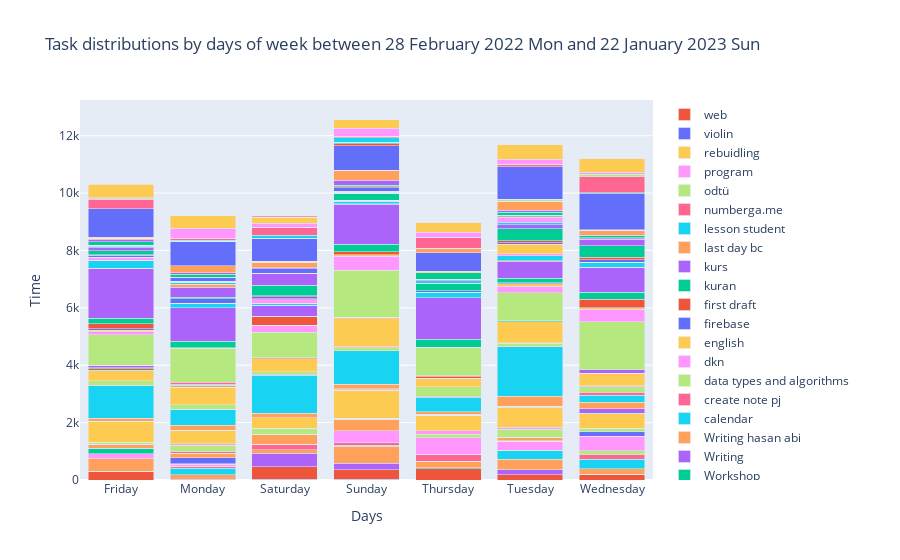

The notebook cell this image was saved under:
### Code cell
max_dates = days_sns.sum(axis=1).index
get_max = days_sns.loc[max_dates]
get_max = get_max.loc[:, (get_max != 0).any(axis=0)]

fig = go.Figure(data=[go.Bar(x=get_max.index, y=get_max[col], name=col) for col in get_max.columns])
fig.update_layout(barmode='stack', xaxis_title='Days', yaxis_title='Time',
                  title=f"Task distributions by days of week between {strf_start_date} and {strf_end_date}")
fig.update_layout(hovermode='x unified')
fig.show()

### Figure 1 — Plotly figure (JSON) as saved in the notebook; plotly's stock layout.template omitted (floating-point values rounded to 4 significant figures)
{"data": [{"name": "A weird problem ..", "type": "bar", "x": ["Friday", "Monday", "Saturday", "Sunday", "Thursday", "Tuesday", "Wednesday"], "y": [0, 0, 25, 25, 0, 0, 0]}, {"name": "B & C", "type": "bar", "x": ["Friday", "Monday", "Saturday", "Sunday", "Thursday", "Tuesday", "Wednesday"], "y": [313, 0, 434, 333, 400, 175, 199]}, {"name": "Bootstrap", "type": "bar", "x": ["Friday", "Monday", "Saturday", "Sunday", "Thursday", "Tuesday", "Wednesday"], "y": [0, 0, 0, 0, 25, 0, 0]}, {"name": "CS885", "type": "bar", "x": ["Friday", "Monday", "Saturday", "Sunday", "Thursday", "Tuesday", "Wednesday"], "y": [0, 35, 475, 227, 0, 189, 0]}, {"name": "Chinese", "type": "bar", "x": ["Friday", "Monday", "Saturday", "Sunday", "Thursday", "Tuesday", "Wednesday"], "y": [425, 148, 125, 593, 222, 355, 192]}, {"name": "Data analysis", "type": "bar", "x": ["Friday", "Monday", "Saturday", "Sunday", "Thursday", "Tuesday", "Wednesday"], "y": [0, 232, 0, 25, 0, 300, 325]}, {"name": "Documantation", "type": "bar", "x": ["Friday", "Monday", "Saturday", "Sunday", "Thursday", "Tuesday", "Wednesday"], "y": [0, 58, 163, 95, 251, 0, 166]}, {"name": "Drone simulation", "type": "bar", "x": ["Friday", "Monday", "Saturday", "Sunday", "Thursday", "Tuesday", "Wednesday"], "y": [0, 0, 0, 0, 0, 25, 141]}, {"name": "Eng revision", "type": "bar", "x": ["Friday", "Monday", "Saturday", "Sunday", "Thursday", "Tuesday", "Wednesday"], "y": [175, 75, 25, 425, 569, 304, 507]}, {"name": "Excel", "type": "bar", "x": ["Friday", "Monday", "Saturday", "Sunday", "Thursday", "Tuesday", "Wednesday"], "y": [0, 25, 0, 0, 0, 0, 0]}, {"name": "Figma", "type": "bar", "x": ["Friday", "Monday", "Saturday", "Sunday", "Thursday", "Tuesday", "Wednesday"], "y": [0, 194, 0, 0, 0, 0, 151]}, {"name": "Folder edit vs", "type": "bar", "x": ["Friday", "Monday", "Saturday", "Sunday", "Thursday", "Tuesday", "Wednesday"], "y": [0, 0, 0, 0, 0, 25, 0]}, {"name": "Game css", "type": "bar", "x": ["Friday", "Monday", "Saturday", "Sunday", "Thursday", "Tuesday", "Wednesday"], "y": [175, 0, 0, 0, 0, 0, 0]}, {"name": "General", "type": "bar", "x": ["Friday", "Monday", "Saturday", "Sunday", "Thursday", "Tuesday", "Wednesday"], "y": [25, 0, 0, 0, 0, 0, 0]}, {"name": "HTML, CSS, Flexbox & Bootstrap", "type": "bar", "x": ["Friday", "Monday", "Saturday", "Sunday", "Thursday", "Tuesday", "Wednesday"], "y": [125, 163, 325, 400, 0, 125, 3]}, {"name": "Handwriting", "type": "bar", "x": ["Friday", "Monday", "Saturday", "Sunday", "Thursday", "Tuesday", "Wednesday"], "y": [0, 0, 25, 0, 0, 0, 0]}, {"name": "How I learn languages", "type": "bar", "x": ["Friday", "Monday", "Saturday", "Sunday", "Thursday", "Tuesday", "Wednesday"], "y": [0, 50, 0, 25, 0, 0, 0]}, {"name": "IELTS", "type": "bar", "x": ["Friday", "Monday", "Saturday", "Sunday", "Thursday", "Tuesday", "Wednesday"], "y": [85, 227, 202, 0, 133, 275, 125]}, {"name": "IELTS reading", "type": "bar", "x": ["Friday", "Monday", "Saturday", "Sunday", "Thursday", "Tuesday", "Wednesday"], "y": [0, 60, 0, 0, 110, 60, 0]}, {"name": "Javascript", "type": "bar", "x": ["Friday", "Monday", "Saturday", "Sunday", "Thursday", "Tuesday", "Wednesday"], "y": [728, 473, 364, 976, 550, 705, 505]}, {"name": "Khan Academy", "type": "bar", "x": ["Friday", "Monday", "Saturday", "Sunday", "Thursday", "Tuesday", "Wednesday"], "y": [0, 0, 0, 0, 0, 25, 0]}, {"name": "Learn  HTML & CSS", "type": "bar", "x": ["Friday", "Monday", "Saturday", "Sunday", "Thursday", "Tuesday", "Wednesday"], "y": [0, 0, 0, 42, 0, 0, 0]}, {"name": "Listening podcast / news…", "type": "bar", "x": ["Friday", "Monday", "Saturday", "Sunday", "Thursday", "Tuesday", "Wednesday"], "y": [0, 0, 0, 7, 25, 0, 15]}, {"name": "Local storage", "type": "bar", "x": ["Friday", "Monday", "Saturday", "Sunday", "Thursday", "Tuesday", "Wednesday"], "y": [0, 0, 0, 0, 0, 0, 150]}, {"name": "MATH 115", "type": "bar", "x": ["Friday", "Monday", "Saturday", "Sunday", "Thursday", "Tuesday", "Wednesday"], "y": [100, 165, 164, 169, 100, 357, 225]}, {"name": "MATH 153", "type": "bar", "x": ["Friday", "Monday", "Saturday", "Sunday", "Thursday", "Tuesday", "Wednesday"], "y": [1129, 561, 1329, 1169, 500, 1719, 246]}, {"name": "MATLAB Onramp", "type": "bar", "x": ["Friday", "Monday", "Saturday", "Sunday", "Thursday", "Tuesday", "Wednesday"], "y": [26, 0, 25, 0, 34, 25, 106]}, {"name": "MTR-2", "type": "bar", "x": ["Friday", "Monday", "Saturday", "Sunday", "Thursday", "Tuesday", "Wednesday"], "y": [150, 150, 91, 100, 327, 100, 200]}, {"name": "Mail", "type": "bar", "x": ["Friday", "Monday", "Saturday", "Sunday", "Thursday", "Tuesday", "Wednesday"], "y": [0, 0, 0, 25, 0, 25, 25]}, {"name": "Math 111", "type": "bar", "x": ["Friday", "Monday", "Saturday", "Sunday", "Thursday", "Tuesday", "Wednesday"], "y": [350, 591, 456, 992, 303, 735, 434]}, {"name": "Math problem", "type": "bar", "x": ["Friday", "Monday", "Saturday", "Sunday", "Thursday", "Tuesday", "Wednesday"], "y": [25, 0, 0, 0, 0, 0, 0]}, {"name": "MathWorks", "type": "bar", "x": ["Friday", "Monday", "Saturday", "Sunday", "Thursday", "Tuesday", "Wednesday"], "y": [50, 0, 0, 0, 50, 0, 0]}, {"name": "Medium", "type": "bar", "x": ["Friday", "Monday", "Saturday", "Sunday", "Thursday", "Tuesday", "Wednesday"], "y": [25, 25, 0, 0, 0, 25, 0]}, {"name": "Mock Exam revision", "type": "bar", "x": ["Friday", "Monday", "Saturday", "Sunday", "Thursday", "Tuesday", "Wednesday"], "y": [100, 0, 0, 0, 0, 0, 125]}, {"name": "Niyet mektubu", "type": "bar", "x": ["Friday", "Monday", "Saturday", "Sunday", "Thursday", "Tuesday", "Wednesday"], "y": [0, 75, 0, 50, 0, 0, 0]}, {"name": "NoSql", "type": "bar", "x": ["Friday", "Monday", "Saturday", "Sunday", "Thursday", "Tuesday", "Wednesday"], "y": [0, 25, 0, 0, 0, 0, 0]}, {"name": "Numpy", "type": "bar", "x": ["Friday", "Monday", "Saturday", "Sunday", "Thursday", "Tuesday", "Wednesday"], "y": [0, 75, 25, 0, 42, 0, 0]}, {"name": "PHYS 111", "type": "bar", "x": ["Friday", "Monday", "Saturday", "Sunday", "Thursday", "Tuesday", "Wednesday"], "y": [1054, 1186, 893, 1640, 990, 983, 1668]}, {"name": "Page reload case", "type": "bar", "x": ["Friday", "Monday", "Saturday", "Sunday", "Thursday", "Tuesday", "Wednesday"], "y": [100, 25, 250, 486, 0, 225, 450]}, {"name": "Personal statement", "type": "bar", "x": ["Friday", "Monday", "Saturday", "Sunday", "Thursday", "Tuesday", "Wednesday"], "y": [56, 0, 0, 50, 0, 90, 50]}, {"name": "Preparing", "type": "bar", "x": ["Friday", "Monday", "Saturday", "Sunday", "Thursday", "Tuesday", "Wednesday"], "y": [60, 0, 0, 0, 0, 25, 0]}, {"name": "Programming", "type": "bar", "x": ["Friday", "Monday", "Saturday", "Sunday", "Thursday", "Tuesday", "Wednesday"], "y": [175, 0, 309, 100, 0, 0, 300]}, {"name": "Python", "type": "bar", "x": ["Friday", "Monday", "Saturday", "Sunday", "Thursday", "Tuesday", "Wednesday"], "y": [191, 214, 6, 267, 281, 162, 229]}, {"name": "React", "type": "bar", "x": ["Friday", "Monday", "Saturday", "Sunday", "Thursday", "Tuesday", "Wednesday"], "y": [1738, 1167, 376, 1390, 1444, 575, 876]}, {"name": "Read news", "type": "bar", "x": ["Friday", "Monday", "Saturday", "Sunday", "Thursday", "Tuesday", "Wednesday"], "y": [0, 0, 0, 25, 0, 25, 0]}, {"name": "Reading", "type": "bar", "x": ["Friday", "Monday", "Saturday", "Sunday", "Thursday", "Tuesday", "Wednesday"], "y": [255, 155, 50, 85, 195, 175, 175]}, {"name": "Router", "type": "bar", "x": ["Friday", "Monday", "Saturday", "Sunday", "Thursday", "Tuesday", "Wednesday"], "y": [25, 0, 0, 0, 0, 0, 0]}, {"name": "SAP", "type": "bar", "x": ["Friday", "Monday", "Saturday", "Sunday", "Thursday", "Tuesday", "Wednesday"], "y": [0, 0, 25, 25, 0, 0, 0]}, {"name": "Simulink", "type": "bar", "x": ["Friday", "Monday", "Saturday", "Sunday", "Thursday", "Tuesday", "Wednesday"], "y": [100, 0, 150, 10, 0, 77, 0]}, {"name": "Stateflow", "type": "bar", "x": ["Friday", "Monday", "Saturday", "Sunday", "Thursday", "Tuesday", "Wednesday"], "y": [0, 0, 0, 0, 0, 324, 0]}, {"name": "Study Reading", "type": "bar", "x": ["Friday", "Monday", "Saturday", "Sunday", "Thursday", "Tuesday", "Wednesday"], "y": [80, 160, 70, 0, 50, 60, 90]}, {"name": "Study Speaking", "type": "bar", "x": ["Friday", "Monday", "Saturday", "Sunday", "Thursday", "Tuesday", "Wednesday"], "y": [3, 0, 42, 0, 0, 75, 84]}, {"name": "Study Writing Task 1", "type": "bar", "x": ["Friday", "Monday", "Saturday", "Sunday", "Thursday", "Tuesday", "Wednesday"], "y": [150, 60, 366, 230, 233, 408, 403]}, {"name": "Study Writing Task 2", "type": "bar", "x": ["Friday", "Monday", "Saturday", "Sunday", "Thursday", "Tuesday", "Wednesday"], "y": [100, 347, 410, 0, 25, 140, 210]}, {"name": "Study paraphrase", "type": "bar", "x": ["Friday", "Monday", "Saturday", "Sunday", "Thursday", "Tuesday", "Wednesday"], "y": [0, 100, 0, 0, 0, 0, 0]}, {"name": "Sudy Listening", "type": "bar", "x": ["Friday", "Monday", "Saturday", "Sunday", "Thursday", "Tuesday", "Wednesday"], "y": [35, 73, 0, 42, 90, 69, 0]}, {"name": "Topoloji", "type": "bar", "x": ["Friday", "Monday", "Saturday", "Sunday", "Thursday", "Tuesday", "Wednesday"], "y": [0, 0, 0, 0, 25, 0, 0]}, {"name": "Tree", "type": "bar", "x": ["Friday", "Monday", "Saturday", "Sunday", "Thursday", "Tuesday", "Wednesday"], "y": [0, 25, 0, 0, 0, 0, 0]}, {"name": "Violin Course", "type": "bar", "x": ["Friday", "Monday", "Saturday", "Sunday", "Thursday", "Tuesday", "Wednesday"], "y": [50, 0, 6, 40, 0, 185, 25]}, {"name": "Vocabulary", "type": "bar", "x": ["Friday", "Monday", "Saturday", "Sunday", "Thursday", "Tuesday", "Wednesday"], "y": [0, 0, 0, 0, 0, 25, 0]}, {"name": "Web- notion  Design", "type": "bar", "x": ["Friday", "Monday", "Saturday", "Sunday", "Thursday", "Tuesday", "Wednesday"], "y": [0, 150, 165, 125, 25, 60, 50]}, {"name": "Week 1", "type": "bar", "x": ["Friday", "Monday", "Saturday", "Sunday", "Thursday", "Tuesday", "Wednesday"], "y": [0, 0, 0, 25, 0, 0, 0]}, {"name": "Workshop", "type": "bar", "x": ["Friday", "Monday", "Saturday", "Sunday", "Thursday", "Tuesday", "Wednesday"], "y": [125, 100, 0, 50, 225, 100, 62]}, {"name": "Writing", "type": "bar", "x": ["Friday", "Monday", "Saturday", "Sunday", "Thursday", "Tuesday", "Wednesday"], "y": [70, 50, 35, 180, 0, 75, 25]}, {"name": "Writing hasan abi", "type": "bar", "x": ["Friday", "Monday", "Saturday", "Sunday", "Thursday", "Tuesday", "Wednesday"], "y": [50, 242, 175, 325, 0, 311, 167]}, {"name": "calendar", "type": "bar", "x": ["Friday", "Monday", "Saturday", "Sunday", "Thursday", "Tuesday", "Wednesday"], "y": [0, 0, 0, 25, 0, 0, 0]}, {"name": "create note pj", "type": "bar", "x": ["Friday", "Monday", "Saturday", "Sunday", "Thursday", "Tuesday", "Wednesday"], "y": [0, 0, 50, 0, 0, 0, 0]}, {"name": "data types and algorithms", "type": "bar", "x": ["Friday", "Monday", "Saturday", "Sunday", "Thursday", "Tuesday", "Wednesday"], "y": [0, 0, 0, 0, 0, 50, 0]}, {"name": "dkn", "type": "bar", "x": ["Friday", "Monday", "Saturday", "Sunday", "Thursday", "Tuesday", "Wednesday"], "y": [0, 0, 0, 0, 0, 25, 0]}, {"name": "english", "type": "bar", "x": ["Friday", "Monday", "Saturday", "Sunday", "Thursday", "Tuesday", "Wednesday"], "y": [45, 0, 0, 0, 50, 0, 25]}, {"name": "firebase", "type": "bar", "x": ["Friday", "Monday", "Saturday", "Sunday", "Thursday", "Tuesday", "Wednesday"], "y": [989, 869, 777, 849, 650, 1125, 1242]}, {"name": "first draft", "type": "bar", "x": ["Friday", "Monday", "Saturday", "Sunday", "Thursday", "Tuesday", "Wednesday"], "y": [0, 0, 0, 75, 0, 0, 0]}, {"name": "kuran", "type": "bar", "x": ["Friday", "Monday", "Saturday", "Sunday", "Thursday", "Tuesday", "Wednesday"], "y": [0, 0, 0, 25, 0, 0, 0]}, {"name": "kurs", "type": "bar", "x": ["Friday", "Monday", "Saturday", "Sunday", "Thursday", "Tuesday", "Wednesday"], "y": [0, 0, 25, 25, 0, 0, 0]}, {"name": "last day bc", "type": "bar", "x": ["Friday", "Monday", "Saturday", "Sunday", "Thursday", "Tuesday", "Wednesday"], "y": [0, 0, 0, 0, 162, 0, 0]}, {"name": "lesson student", "type": "bar", "x": ["Friday", "Monday", "Saturday", "Sunday", "Thursday", "Tuesday", "Wednesday"], "y": [0, 27, 100, 163, 0, 0, 37]}, {"name": "numberga.me", "type": "bar", "x": ["Friday", "Monday", "Saturday", "Sunday", "Thursday", "Tuesday", "Wednesday"], "y": [312, 75, 275, 50, 368, 65, 569]}, {"name": "odtü", "type": "bar", "x": ["Friday", "Monday", "Saturday", "Sunday", "Thursday", "Tuesday", "Wednesday"], "y": [25, 0, 0, 0, 0, 25, 75]}, {"name": "program", "type": "bar", "x": ["Friday", "Monday", "Saturday", "Sunday", "Thursday", "Tuesday", "Wednesday"], "y": [50, 350, 141, 272, 179, 171, 82]}, {"name": "rebuidling", "type": "bar", "x": ["Friday", "Monday", "Saturday", "Sunday", "Thursday", "Tuesday", "Wednesday"], "y": [463, 425, 208, 325, 325, 500, 455]}, {"name": "violin", "type": "bar", "x": ["Friday", "Monday", "Saturday", "Sunday", "Thursday", "Tuesday", "Wednesday"], "y": [25, 0, 0, 0, 0, 0, 0]}, {"name": "web", "type": "bar", "x": ["Friday", "Monday", "Saturday", "Sunday", "Thursday", "Tuesday", "Wednesday"], "y": [0, 0, 44, 0, 0, 0, 0]}], "layout": {"barmode": "stack", "hovermode": "x unified", "title": {"text": "Task distributions by days of week between 28 February 2022 Mon and 22 January 2023 Sun"}, "xaxis": {"title": {"text": "Days"}}, "yaxis": {"title": {"text": "Time"}}}}
